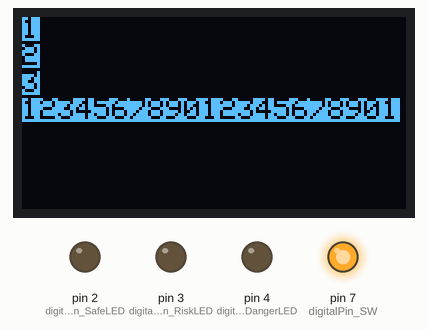
Recording of a sketch running on a simulated Arduino Uno, built with avr-gcc and run on an emulated ATmega328P. Parts: 128×64 one-colour display, output pins drawn as LEDs (lit = HIGH).

Above: at 1.1 s.

The sketch:

OLED_Test_Program.ino
```cpp
//Program: Test program to test OLED SCREEN

////Defining the required packages
//#include<SPI.h>
//#include<Wire.h>
//#include<Adafruit_GFX.h>
//#include<Adafruit_SSD1306.h>

//Pin Allocation
int digitalPin_SafeLED = 2;
int digitalPin_RiskLED = 3;
int digitalPin_DangerLED = 4;

int digitalPin_Trigger = 5;
int digitalPin_Echo = 6;

int analogPin_XAxis = A0;
int analogPin_YAxis = A1;
int digitalPin_SW = 7;

int analogPin_OLEDSDA = A4;
int analogPin_OLEDSCK = A5;
int digitalPin_OLEDReset = 12;//This is not connected but using as this is a formality, or else this brings a error screen with noises
//Adafruit_SSD1306 display(digitalPin_OLEDReset);

////Global Variables
//#define SCREEN_WIDTH 128 // OLED display width, in pixels
//#define SCREEN_HEIGHT 64 // OLED display height, in pixels

void setup() {
  // put your setup code here, to run once:
  //set BAUD Rate
  Serial.begin(9600);
  //initialisation of the pins
  //Sensor Pins
  pinMode(digitalPin_Echo, INPUT);//Digital Input
  pinMode(digitalPin_Trigger, OUTPUT);//Digital Output
  //JotStick Pins
  pinMode(digitalPin_SW, OUTPUT);//Digital Output
  pinMode(analogPin_XAxis, INPUT);//Analog Input
  pinMode(analogPin_YAxis, INPUT);//Analog Output
  //LED pins
  pinMode(digitalPin_SafeLED, OUTPUT);//Digital Output
  pinMode(digitalPin_RiskLED, OUTPUT);//Digital Output
  pinMode(digitalPin_DangerLED, OUTPUT);//Digital Output

  //Keep SW on High always
  digitalWrite(digitalPin_SW, HIGH);

  //Initialising the OLED Display
  init_OLED();

  //Delay
  delay(1000);
  //OLED program to display data on screen
  oLEDMain();
}

void loop() {
  // put your main code here, to run repeatedly:

  //OLED program to display data on screen
  //oLEDMain();

  //Delay
  //delay(2000);
}
```

OLED_Display_Module.ino
```cpp
////Defining the required packages
#include<SPI.h>
#include<Wire.h>
#include<Adafruit_GFX.h>
#include<Adafruit_SSD1306.h>

////Pin Allocation
//int analogPin_OLEDSDA = A4;
//int analogPin_OLEDSCK = A5;
//int digitalPin_OLEDReset = 12;//This is not connected but using as this is a formality, or else this brings a error screen with noises
Adafruit_SSD1306 display(digitalPin_OLEDReset);

//Global Variables
#define SCREEN_WIDTH 128 // OLED display width, in pixels
#define SCREEN_HEIGHT 64 // OLED display height, in pixels

void init_OLED()
{
  //Initialising the OLED Display
  display.begin(SSD1306_SWITCHCAPVCC, 0x3C);//0x3C is the address of I2C
  display.clearDisplay();
}

void oLEDMain()
{
  display_DataOnScreen("Siva Joshna");
}

void on_OLED()
{
  display.ssd1306_command(SSD1306_DISPLAYON);
}

void display_DataOnScreen(String message)
{
  //Set Text Size
  display.setTextSize(1);
  //Set Display Color
  display.setTextColor(SSD1306_BLACK, SSD1306_WHITE);
//  //Set Cursour Value
//  display.setCursor(0,0);
//  //Add Display Message
//  display.println(message);
//  display.println(message);
//  display.println(message);
//  display.println(message);


  display.setCursor(0,0);
  display.println("1");

//  display.setCursor(0,8);
  display.setCursor(0,9);
  display.println("2");

//  display.setCursor(0,16);
  display.setCursor(0,18);
  display.println("3");

//  display.setCursor(0,24);
  display.setCursor(0,27);
  display.println("123456789012345678901");//21 characters

  //Display
  display.display();
}

void clear_OLEDScreen()
{
  display.clearDisplay();
}

void off_OLED()
{
  display.ssd1306_command(SSD1306_DISPLAYOFF);
}
```
